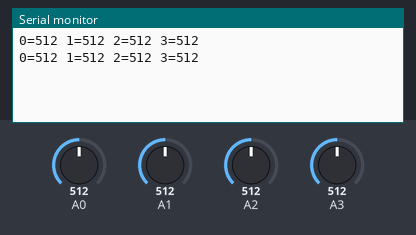
Bench run of a sketch on a simulated Arduino Uno, built with avr-gcc and run on an emulated ATmega328P. On the bench: the last lines printed to the serial monitor. The test bench sets the inputs (shaded band); at power-on: A0 = 512, A1 = 512, A2 = 512, A3 = 512.

Above: at 1.2 s.
1.3 s: A0 set to 716
At 2.6 s:
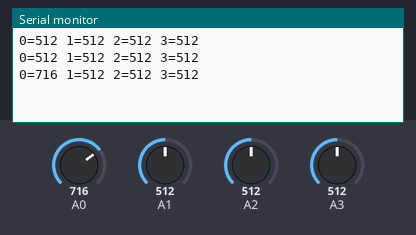
2.8 s: A1 set to 716
At 3.8 s:
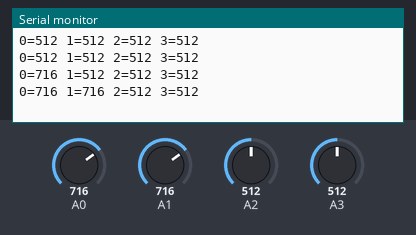
4.3 s: A2 set to 716
At 4.3 s:
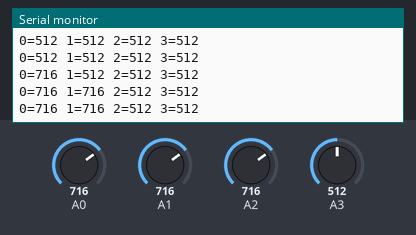
5.8 s: A3 set to 716
At 7.1 s:
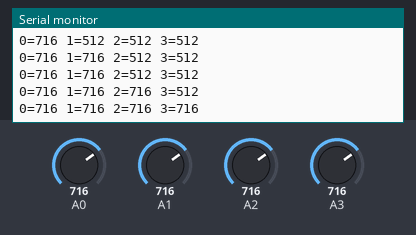
7.3 s: A0 set to 992
At 8.2 s:
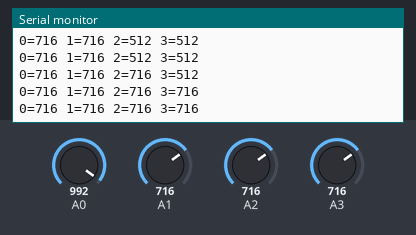
8.8 s: A1 set to 992
At 10.3 s:
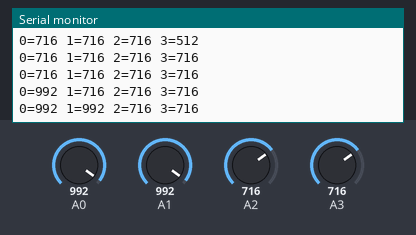
Timing chart, 0 to 11.3 s (numbered marks = the images above; inputs shaded):
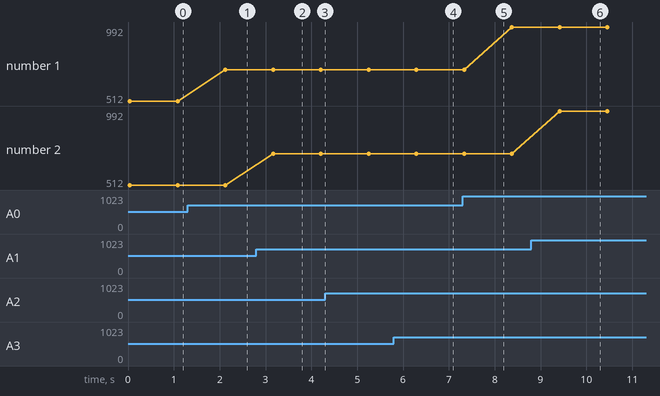

Measured:
- after the input at 1.3 s, the serial monitor: prints a new line after 0.83 s (image 1)
- after the input at 2.8 s, the serial monitor: prints a new line after 0.37 s (image 2)
- after the input at 5.8 s, the serial monitor: prints a new line after 0.49 s (image 4)
- after the input at 8.8 s, the serial monitor: prints a new line after 0.62 s (image 6)
- plotted number 1: 512 → 716 after the input at 1.3 s, 716 → 992 after the input at 7.3 s

The sketch:

OpticSensor_4pc.ino
```cpp
int sensor_0, sensor_1, sensor_2, sensor_3; //optical sensor values
String tmp;
int ADC_stabilize = 5;

void setup() {
  // initialize the serial communication:
  Serial.begin(9600);
}

void loop() {
  //take a snapshot
  sensor_0 = analogRead(A0);
  delay(ADC_stabilize); //stabilize
  sensor_0 = analogRead(A0);
  delay(ADC_stabilize);

  sensor_1 = analogRead(A1);
  delay(ADC_stabilize);
  sensor_1 = analogRead(A1);
  delay(ADC_stabilize);

  sensor_2 = analogRead(A2);
  delay(ADC_stabilize);
  sensor_2 = analogRead(A2);
  delay(ADC_stabilize);

  sensor_3 = analogRead(A3);
  delay(ADC_stabilize);
  sensor_3 = analogRead(A3);
  delay(ADC_stabilize);

  tmp = "0=" + String(sensor_0) + " 1=" + String(sensor_1) + " 2=" + String(sensor_2) + " 3=" + String(sensor_3);

  // send the value of analog inputs:
  Serial.println(tmp);

  // wait a bit for next reading
  delay(1000); //1000=1 sec
}
```
